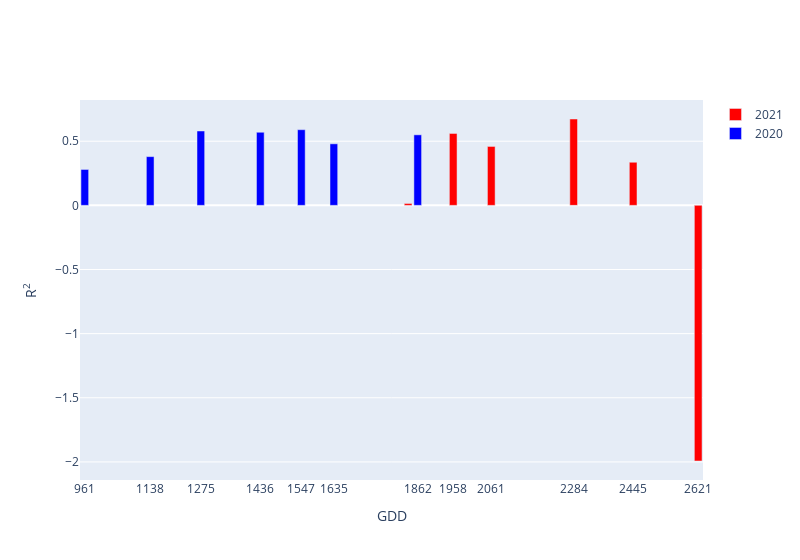

Write notebook code for a chart like this one.
### Code cell
fig=go.Figure()
fig.add_trace(go.Bar(x=dfv3['GDD'],y=dfv3['R2'],marker_color='red',name='2021'))
fig.add_trace(go.Bar(x=df_2020['GDD'],y=df_2020['R2'],marker_color='blue',name='2020'))
fig.update_layout(width=800,yaxis=dict(title='R<sup>2</sup>'),
    xaxis = dict(
        title='GDD',
        tickmode = 'array',
        tickvals = xtick))
fig.show()

### Figure 1 — Plotly figure (JSON) as saved in the notebook; plotly's stock layout.template omitted (floating-point values rounded to 4 significant figures)
{"data": [{"marker": {"color": "red"}, "name": "2021", "type": "bar", "x": [1836, 1958, 2061, 2284, 2445, 2621], "y": [0.01476, 0.5606, 0.4593, 0.6733, 0.3362, -1.993]}, {"marker": {"color": "blue"}, "name": "2020", "type": "bar", "x": [961, 1138, 1275, 1436, 1547, 1635, 1862], "y": [0.28, 0.38, 0.58, 0.57, 0.59, 0.48, 0.55]}], "layout": {"width": 800, "xaxis": {"tickmode": "array", "tickvals": [961, 1138, 1275, 1436, 1547, 1635, 1862, 1958, 2061, 2284, 2445, 2621], "title": {"text": "GDD"}}, "yaxis": {"title": {"text": "R<sup>2</sup>"}}}}
